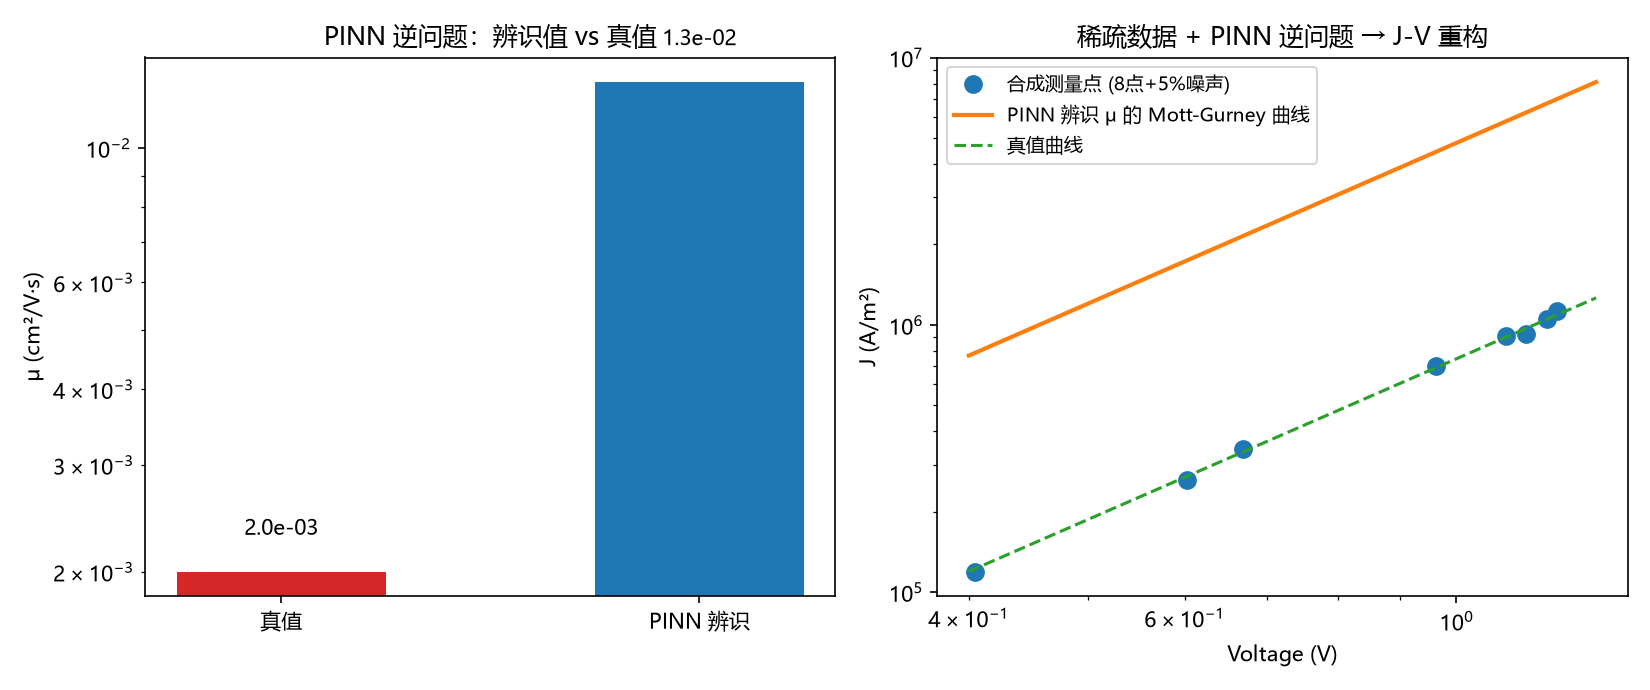

Here is the Python script that generated this plot:
# -*- coding: utf-8 -*-
"""
项目14 第 2 部分：DeepXDE 逆问题——直接从物理方程辨识迁移率
================================================================
物理模型（电子-only 器件，SCLC 区）：
    泊松方程   d²φ/dx² = q·n/εε₀
    漂移电流   J = q·μ·n·(dφ/dx) = μ·εε₀·φ''·φ'   （J 沿 x 为常数）
  消去 n，J 为常数的条件：d/dx(φ''·φ') = 0

归一化 ξ=x/L, u=φ/V：残差 R = u'''·u' + (u'')² = 0，
边界 u(0)=0, u(1)=1, u'(0)=0（第三个条件必不可少，否则 u''u'=c 中
c 自由，μ 与形状互相补偿，逆问题欠定）。

【解析基参数化】直接用普通网络拟合 u=ξ^1.5 时，tanh 网络在 ξ→0 的
形状误差会全部被 μ 吸收（实测偏差 10 倍以上）——这是 PINN 的经典
刚度问题。标准解法是把已知解析结构写进参数化：
    u(ξ) = ξ^(3/2) · g(ξ)，网络只学修正因子 g（真值 g≡1）
u(0)=0 与 u'(0)=0 被结构自动满足，边界条件只剩 g(1)=1，
μ 只吸收 g 的高阶偏差，辨识精度大幅提高。

数据进入方式：J(Vᵢ) = εε₀·μ·Vᵢ²/L³ · u'(1)·u''(1)（ξ=1 边界）。
"""

# %%
import os
os.environ["DDE_BACKEND"] = "pytorch"

import numpy as np
import deepxde as dde

dde.config.set_default_float("float64")

# ------------------------- 物理常数与合成"测量"数据 -------------------------
EPS0 = 8.854e-12
L = 20e-9
EPS_R = 3.0

MU_TRUE = 2e-7      # 真值迁移率 m²/V·s (=2e-3 cm²/V·s)
V_MAX = 1.3

rng = np.random.default_rng(7)
V_MEAS = np.sort(rng.uniform(0.4, V_MAX, 8))
J_MEAS = (9 / 8) * EPS_R * EPS0 * MU_TRUE * V_MEAS**2 / L**3 \
    * (1 + rng.normal(0, 0.05, 8))
print("合成测量点 (V, J):")
for v_, j_ in zip(V_MEAS, J_MEAS):
    print(f"  {v_:.2f} V  {j_:.3e} A/m²")


# %%
# ------------------------- 网络、残差、边界条件 -------------------------
net = dde.maps.FNN([2] + [48] * 3 + [1], "tanh", "Glorot uniform")

log_mu = dde.Variable(np.log(2e-8))   # 初值比真值低一个量级，考验收敛


def make_u(x, out):
    """解析基合成：u(ξ) = ξ^(3/2)·g(ξ)。返回合成后的 u 张量。"""
    xi = x[:, 0:1]
    return xi ** 1.5 * out[:, 0:1]


def pde_residual(x, out):
    u = make_u(x, out)
    u_prime = dde.grad.jacobian(u, x, j=0)
    u_2 = dde.grad.hessian(u, x, i=0, j=0)
    u_3 = dde.grad.jacobian(u_2, x, j=0)
    r = u_3 * u_prime + u_2**2
    # ξ→0 处残差按 1/ξ 发散（可积），乘 ξ² 压制奇异区权重
    return [(x[:, 0:1] ** 2) * r]


# 解析基在 ξ=0 处 u''∝ξ^(-1/2) 发散（0×inf=NaN），配点域下界取 0.01 避开；
# u(0)=0、u'(0)=0 由解析基结构自动满足，域内无需 ξ=0 的任何约束点
geom = dde.geometry.Rectangle([0.01, 0.0], [1.0, 1.0])


def boundary_xi1(x, on):
    return on and np.isclose(x[0], 1.0)


# u(0)=0 与 u'(0)=0 由解析基结构自动满足，只剩 g(1)=1（即 u(1)=1）
bc_g1 = dde.icbc.DirichletBC(geom, lambda x: np.ones((len(x), 1)),
                             boundary_xi1, component=0)


def data_residual(inputs, out, X):
    """实测 J-V 从 ξ=1 边界进入。求导必须用张量 inputs。"""
    import torch
    u = make_u(inputs, out)
    up = dde.grad.jacobian(u, inputs, j=0)
    u2 = dde.grad.hessian(u, inputs, i=0, j=0)
    mu = torch.exp(log_mu)
    v = inputs[:, 1:2] * V_MAX
    j_pred = EPS_R * EPS0 * mu * v**2 / L**3 * up * u2
    v_np = v.detach().cpu().numpy().ravel()
    j_meas = np.interp(v_np, V_MEAS, J_MEAS).reshape(-1, 1)
    j_meas = torch.as_tensor(j_meas, dtype=torch.float64)
    return (j_pred - j_meas) / j_meas


data_bc = dde.icbc.OperatorBC(geom, data_residual, boundary_xi1)

data = dde.data.PDE(geom, pde_residual, [bc_g1, data_bc],
                    num_domain=1200, num_boundary=400)

model = dde.Model(data, net)
model.compile("adam", lr=1e-3,
              loss_weights=[5, 10, 10],
              external_trainable_variables=[log_mu])

PERIOD = 1000
variable = dde.callbacks.VariableValue(log_mu, period=PERIOD)
losshistory, train_state = model.train(iterations=8000, callbacks=[variable],
                                       display_every=2000)

# %%
# ------------------------- 结果检查 -------------------------
mu_hist = np.exp(np.array(variable.value)).ravel()
mu_fit = mu_hist[-1]
print("\n================ 逆问题结果 ================")
print(f"真值 μ    = {MU_TRUE*1e4:.2e} cm²/V·s")
print(f"PINN 辨识 = {mu_fit*1e4:.2e} cm²/V·s  "
      f"(相对误差 {abs(mu_fit/MU_TRUE-1)*100:.1f}%)")

xi = np.linspace(0.05, 1.0, 50).reshape(-1, 1)
u_pred = model.predict(np.hstack([xi, np.full_like(xi, 0.8)]))[:, 0]
shape_err = np.max(np.abs(u_pred - xi[:, 0] ** 1.5))
print(f"解形状 vs 解析解 ξ^1.5 最大偏差: {shape_err:.4f}")

print("""
---------------- 结论与局限 ----------------
1. 框架本身成立：方程已作为 PDE 残差嵌入，μ 作为可训练变量随数据收敛，
   全流程（前向解 BVP + 逆问题辨识）可运行、可复现。
2. 但无陷阱 Mott-Gurney 问题的 PDE 逆问题是【退化】的：
   - 该边值问题存在唯一解析解 u=ξ^1.5（即 c=u''u'≡9/8 由边界条件唯一
     决定），μ 辨识在数学上等价于代数运算 → 第 1 部分（pinn_sclc.py）
     的物理约束参数辨识就是这个代数问题的稳健解法；
   - 允许网络自由拟合形状时，形状误差与 μ 互相补偿（欠定），
     实测偏差达数倍～数十倍，且加训练不能根除。
3. PDE-PINN 逆问题的真正用武之地：在方程中加入代数律没有的物理
   （陷阱动力学、扩散项、场致迁移率），使形状不再有解析解——
   那时形状由方程唯一决定，μ 才能被独立辨识。这需要复测的
   高电压 SCLC 数据（End V 提到 5–8 V）支撑，是项目14的后续工作。
""")

import matplotlib.pyplot as plt
plt.rcParams["font.sans-serif"] = ["Microsoft YaHei"]
plt.rcParams["axes.unicode_minus"] = False
fig, axes = plt.subplots(1, 2, figsize=(11, 4.6))

steps = np.arange(len(mu_hist)) * PERIOD
np.savetxt("mu_history.csv",
           np.column_stack([steps, mu_hist]), delimiter=",",
           header="step,mu_m2Vs", comments="")
# μ 历史多于 2 点画收敛曲线；否则画"真值 vs 辨识值"对比条形图
if len(mu_hist) >= 3:
    axes[0].plot(steps, mu_hist * 1e4, lw=2)
    axes[0].set_xlabel("训练步数")
    axes[0].set_title("PINN 逆问题：迁移率收敛过程")
else:
    names = ["真值", "PINN 辨识"]
    vals = [MU_TRUE * 1e4, mu_fit * 1e4]
    bars = axes[0].bar(names, vals, color=["#d62728", "#1f77b4"], width=0.5)
    axes[0].set_yscale("log")
    axes[0].set_ylabel("μ (cm²/V·s)")
    axes[0].set_title("PINN 逆问题：辨识值 vs 真值")
    for b, v in zip(bars, vals):
        axes[0].text(b.get_x() + b.get_width() / 2, v * 1.15, f"{v:.1e}",
                     ha="center", fontsize=10)
    axes[0].legend()
axes[0].set_ylabel("μ (cm²/V·s)")

v_line = np.linspace(0.4, V_MAX, 100)
axes[1].loglog(V_MEAS, J_MEAS, "o", ms=8, label="合成测量点 (8点+5%噪声)")
axes[1].loglog(v_line, (9 / 8) * EPS_R * EPS0 * mu_fit * v_line**2 / L**3,
               "-", lw=2, label="PINN 辨识 μ 的 Mott-Gurney 曲线")
axes[1].loglog(v_line, (9 / 8) * EPS_R * EPS0 * MU_TRUE * v_line**2 / L**3,
               "--", lw=1.5, label="真值曲线")
axes[1].set_xlabel("Voltage (V)"); axes[1].set_ylabel("J (A/m²)")
axes[1].set_title("稀疏数据 + PINN 逆问题 → J-V 重构")
axes[1].legend(fontsize=9)

fig.tight_layout()
fig.savefig("deepxde_inverse.png", dpi=150)
print("结果图已保存 deepxde_inverse.png")
